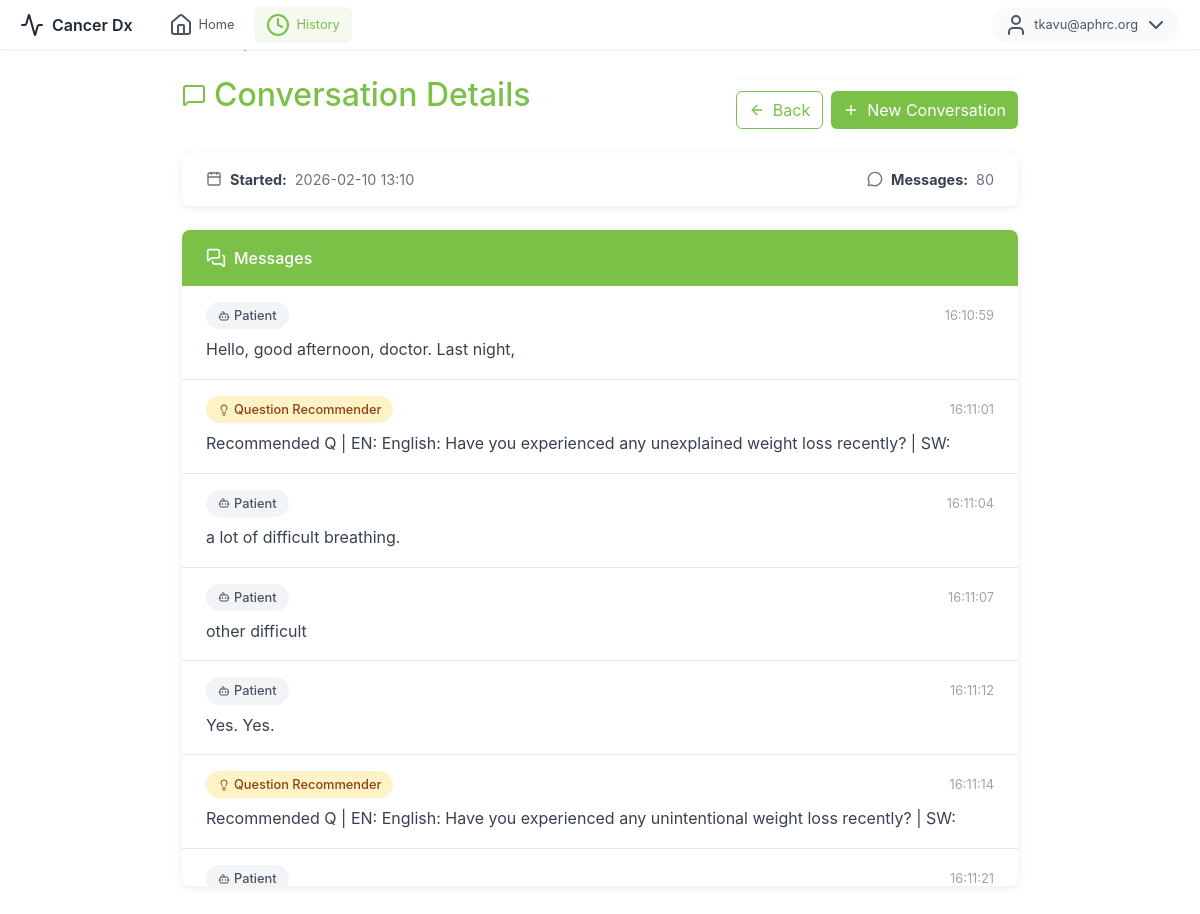
The app's page /history/46085562-ba26-4437-adb6-22d0a08289b7 (signed in) with its own data.
### models.py (models this page shows, shortened)
class User(Base):
    __tablename__ = "users"
    id = Column(Integer, primary_key=True)
    email = Column(String(255), unique=True, nullable=False, index=True)
    username = Column(String(64), unique=True, nullable=True, index=True)
    password_hash = Column(String(255), nullable=False)
    is_active = Column(Boolean, default=True, nullable=False)
    email_verified = Column(Boolean, default=False, nullable=False)
    created_at = Column(DateTime, default=datetime.utcnow, nullable=False)
    roles = relationship("Role", secondary=user_roles, back_populates="users", lazy="joined")
    @property
    def is_authenticated(self): return True

class Conversation(Base):
    __tablename__ = "conversations"
    id = Column(String, primary_key=True)               # uuid string
    created_at = Column(DateTime, default=datetime.utcnow, nullable=False)
    owner_user_id = Column(Integer, ForeignKey("users.id"), index=True, nullable=True)
    patient_id = Column(Integer, ForeignKey("patients.id"), index=True, nullable=True)
    messages = relationship(
        "Message",
        back_populates="conversation",
        cascade="all, delete-orphan",
        order_by="Message.created_at.asc()",
    )
    patient = relationship(
        "Patient",
        back_populates="conversations",
        lazy="select",
    )

class Message(Base):
    __tablename__ = "messages"
    id = Column(String, primary_key=True)               # uuid string
    conversation_id = Column(String, ForeignKey("conversations.id"), index=True, nullable=False)
    role = Column(String, index=True)                   # patient|clinician|listener|Question Recommender
    type = Column(String, default="message")            # message|question_recommender
    message = Column(Text, nullable=True)
    timestamp = Column(String, nullable=True)           # "HH:MM:SS"
    created_at = Column(DateTime, default=datetime.utcnow, nullable=False)
    conversation = relationship("Conversation", back_populates="messages")

### app.py (the view)
@app.route("/history/<conversation_id>")
@login_required
def history_detail_page(conversation_id):
    c = get_conversation_if_owned_by(conversation_id, current_user.id)
    if c is None:
        return "Not found or access denied", 404
    msgs = get_conversation_messages(conversation_id)
    plabels = _patient_labels_for_current_user()
    pid = c.patient_id if c.patient_id is not None else (c.patient.id if getattr(c, "patient", None) else None)
    patient_label = plabels.get(int(pid)) if pid is not None else None
    if pid is not None and not patient_label:
        patient_label = "Patient"
    return render_template(
        "history_detail.html",
        conversation_id=conversation_id,
        created_at=c.created_at,
        patient_label=patient_label,
        patient_id=pid,
        messages=msgs,
    )

### app.py (called while the page is built)
def _patients_display_order():
    patients = list_patients_for_user(current_user.id)
    return sorted(patients, key=lambda p: p.id)

def _patient_labels_for_current_user():
    ordered = _patients_display_order()
    return {p.id: f"Patient {i + 1}" for i, p in enumerate(ordered)}

### auth.py (called while the page is built)
@login_manager.user_loader
def load_user(user_id):
    db = SessionLocal()
    try:
        return db.get(User, int(user_id))
    finally:
        db.close()

### models.py (called while the page is built)
def get_conversation_if_owned_by(conversation_id: str, user_id: int):
    db = SessionLocal()
    try:
        c = (
            db.query(Conversation)
            .options(joinedload(Conversation.patient))
            .filter(
                Conversation.id == conversation_id,
                Conversation.owner_user_id == user_id,
            )
            .first()
        )
        return c
    finally:
        db.close()

def list_patients_for_user(clinician_id: int):
    db = SessionLocal()
    try:
        return (
            db.query(Patient)
            .filter(Patient.clinician_id == clinician_id)
            .order_by(Patient.created_at.desc())
            .all()
        )
    finally:
        db.close()

def get_conversation_messages(conversation_id: str):
    db = SessionLocal()
    try:
        return (
            db.query(Message)
            .filter(Message.conversation_id == conversation_id)
            .order_by(Message.created_at.asc())
            .all()
        )
    finally:
        db.close()

### templates/history_detail.html (shortened to what this page needs)
{% extends "base.html" %}
{% block content %}
<div class="top-menu">
  <div class="menu-left">
    <div class="logo">
      <i data-lucide="activity"></i>
      <span>Cancer Dx</span>
    </div>
    <nav class="nav-links">
      <a href="{{ url_for('index') }}" class="nav-link">
        <i data-lucide="home"></i>
        <span>Home</span>
      </a>
      <a href="{{ url_for('history_page') }}" class="nav-link active">
        <i data-lucide="clock"></i>
        <span>History</span>
      </a>
    </nav>
  </div>
  <div class="menu-right">
    {% if current_user.is_authenticated %}
    <div class="user-dropdown">
      <button class="user-btn" id="userDropdownBtn">
        <i data-lucide="user"></i>
        <span>{{ current_user.email }}</span>
        <i data-lucide="chevron-down"></i>
      </button>
    </div>
    {% else %}
    <a href="{{ url_for('index') }}" class="btn btn-login">
      <i data-lucide="log-in"></i>
      <span>Login</span>
    </a>
    {% endif %}
  </div>
</div>
<div class="detail-container">
  <div class="breadcrumb-nav">
    <a href="{{ url_for('history_page') }}">
    </a>
    <span class="separator">/</span>
    <span class="current">Conversation</span>
  </div>
  <div class="detail-header d-flex justify-content-between align-items-center flex-wrap gap-2">
    <h2>
      <i data-lucide="message-square"></i>
      Conversation Details
    </h2>
    <div class="action-buttons">
      <a href="{{ url_for('history_page') }}" class="btn btn-back">
        <i data-lucide="arrow-left" style="width:16px;height:16px"></i> Back
      </a>
      {% set new_url = url_for('new_conversation', patient_id=patient_id) if patient_id else url_for('new_conversation') %}
      <a href="{{ new_url }}" class="btn btn-new">
        <i data-lucide="plus" style="width:16px;height:16px"></i> New Conversation
      </a>
    </div>
  </div>
  <div class="info-card">
    <div class="info-item">
      <i data-lucide="calendar" style="width:16px;height:16px"></i>
      <strong>Started:</strong>
      <span>{{ created_at.strftime('%Y-%m-%d %H:%M') if created_at else '—' }}</span>
    </div>
    <div class="info-item">
      <i data-lucide="message-circle" style="width:16px;height:16px"></i>
      <strong>Messages:</strong>
      <span>{{ messages|length }}</span>
    </div>
  </div>
  <div class="messages-card">
    <div class="messages-header">
      <i data-lucide="messages-square" style="width:20px;height:20px"></i>
      Messages
    </div>
    <div class="messages-list">
      {% for m in messages %}
      <div class="message-item">
        <div class="message-meta">
          <span class="role-badge
            {% if m.role == 'patient' %}role-patient
            {% elif m.role == 'clinician' %}role-clinician
            {% elif m.role == 'Question Recommender' or m.type == 'question_recommender' %}role-recommender
            {% else %}role-system{% endif %}">
            {% if m.role == 'patient' %}
              <i data-lucide="user" style="width:12px;height:12px"></i>
            {% elif m.role == 'clinician' %}
              <i data-lucide="stethoscope" style="width:12px;height:12px"></i>
            {% elif m.role == 'Question Recommender' or m.type == 'question_recommender' %}
              <i data-lucide="lightbulb" style="width:12px;height:12px"></i>
            {% else %}
              <i data-lucide="bot" style="width:12px;height:12px"></i>
            {% endif %}
            {{ m.role or 'message' }}
          </span>
          <span class="message-time">
            {{ m.timestamp or (m.created_at.strftime('%Y-%m-%d %H:%M') if m.created_at else '') }}
          </span>
        </div>
        <div class="message-content">{{ m.message or '—' }}</div>
      </div>
      {% else %}
      <div class="empty-messages">
        <i data-lucide="message-square-off" style="width:48px;height:48px;color:#9ca3af"></i>
        <p class="mt-3">No messages in this conversation.</p>
      </div>
      {% endfor %}
    </div>
  </div>
</div>
{% endblock %}

### static/css/style.css (style rules this page uses)
:root { --primary-green: #7bc148; --primary-green-light: #c8e6a5; --primary-green-bg: rgba(123, 193, 72, 0.08); --primary-green-border: rgba(123, 193, 72, 0.3); --accent-orange: #f97316; --accent-orange-light: #fde5cc; --accent-orange-bg: #fef9f3; --gray-50: #f9fafb; --gray-100: #f3f4f6; --gray-200: #e5e7eb; --gray-300: #d1d5db; --gray-400: #9ca3af; --gray-500: #6b7280; --gray-600: #4b5563; --gray-700: #374151; --gray-800: #1f2937; }
* { box-sizing: border-box; }
html, body { height: 100%; margin: 0; padding: 0; overflow: hidden; font-family: -apple-system, BlinkMacSystemFont, 'Segoe UI', Roboto, 'Helvetica Neue', Arial, sans-serif; }
.message-time { font-size: 0.75rem; color: var(--gray-400); }
.action-buttons { display: flex; gap: 8px; padding-top: 12px; margin-top: 8px; border-top: 1px solid var(--gray-100); }
.top-menu { position: fixed; top: 0; left: 0; right: 0; height: 50px; padding: 0 20px; display: flex; align-items: center; justify-content: space-between; z-index: 1000; background: white; border-bottom: 1px solid var(--gray-100); box-shadow: 0 1px 3px rgba(0,0,0,0.05); }
.top-menu .menu-left { display: flex; align-items: center; gap: 24px; }
.top-menu .logo { display: flex; align-items: center; gap: 8px; font-weight: 600; font-size: 1rem; color: var(--gray-800); }
.top-menu .nav-links { display: flex; align-items: center; gap: 8px; }
.top-menu .nav-link { display: flex; align-items: center; gap: 6px; padding: 6px 12px; border-radius: 6px; font-size: 0.8rem; color: var(--gray-600); text-decoration: none; transition: all 0.2s; }
.top-menu .nav-link.active { background: var(--primary-green-bg); color: var(--primary-green); }
.top-menu .menu-right { display: flex; align-items: center; gap: 12px; }
.top-menu .user-dropdown { position: relative; }
.top-menu .user-btn { display: flex; align-items: center; gap: 6px; padding: 6px 12px; background: var(--gray-50); border: none; border-radius: 20px; font-size: 0.8rem; color: var(--gray-600); cursor: pointer; }
.history-container, .detail-container { margin-top: 50px; }

### templates/history_detail.html (style rules this page uses)
.detail-container { max-width: 900px; margin: 0 auto; padding: 2rem; }
.detail-header { margin-bottom: 1.5rem; }
.detail-header h2 { color: var(--primary-green, #7bc148); display: flex; align-items: center; gap: 0.5rem; }
.breadcrumb-nav { display: flex; align-items: center; gap: 0.5rem; margin-bottom: 1rem; font-size: 0.9rem; }
.breadcrumb-nav a { color: var(--primary-green, #7bc148); text-decoration: none; }
.breadcrumb-nav .separator { color: #9ca3af; }
.breadcrumb-nav .current { color: #6b7280; }
.info-card { background: white; border-radius: 8px; box-shadow: 0 2px 8px rgba(0,0,0,0.08); padding: 1rem 1.5rem; margin-bottom: 1.5rem; display: flex; justify-content: space-between; align-items: center; flex-wrap: wrap; gap: 1rem; }
.info-item { display: flex; align-items: center; gap: 0.5rem; color: #6b7280; font-size: 0.9rem; }
.info-item strong { color: #374151; }
.messages-card { background: white; border-radius: 8px; box-shadow: 0 2px 8px rgba(0,0,0,0.08); overflow: hidden; }
.messages-header { background: var(--primary-green, #7bc148); color: white; padding: 1rem 1.5rem; font-weight: 500; display: flex; align-items: center; gap: 0.5rem; }
.messages-list { max-height: 600px; overflow-y: auto; }
.message-item { padding: 1rem 1.5rem; border-bottom: 1px solid #e5e7eb; }
.message-meta { display: flex; justify-content: space-between; align-items: center; margin-bottom: 0.5rem; }
.role-badge { display: inline-flex; align-items: center; gap: 0.25rem; padding: 0.25rem 0.75rem; border-radius: 20px; font-size: 0.8rem; font-weight: 500; }
.role-recommender { background: #fef3c7; color: #92400e; }
.role-system { background: #f3f4f6; color: #4b5563; }
.message-time { font-size: 0.8rem; color: #9ca3af; }
.message-content { color: #374151; line-height: 1.6; }
.btn-new { background: var(--primary-green, #7bc148); color: white; border: none; display: inline-flex; align-items: center; gap: 0.5rem; }
.btn-back { background: transparent; color: var(--primary-green, #7bc148); border: 1px solid var(--primary-green, #7bc148); display: inline-flex; align-items: center; gap: 0.5rem; }
.action-buttons { display: flex; gap: 0.5rem; }

### records on screen
User: email "tkavu@aphrc.org"
Conversation: created_at "2026-02-10 13:10"
Message: type "message" (drawn), role "Patient", timestamp "16:10:59", message "Hello, good afternoon, doctor. Last night,"
Message: role "Question Recommender", timestamp "16:11:01", message "Recommended Q | EN: English: Have you experienced any unexplained weight loss recently? | SW:"
Message: type "message" (drawn), role "Patient", timestamp "16:11:04", message "a lot of difficult breathing."
Message: type "message" (drawn), role "Patient", timestamp "16:11:07", message "other difficult"
Message: type "message" (drawn), role "Patient", timestamp "16:11:12", message "Yes. Yes."
Message: role "Question Recommender", timestamp "16:11:14", message "Recommended Q | EN: English: Have you experienced any unintentional weight loss recently? | SW:"
Message: type "message" (drawn), role "Patient", timestamp "16:11:21"

### other values on screen
{{ messages|length }} "80"
